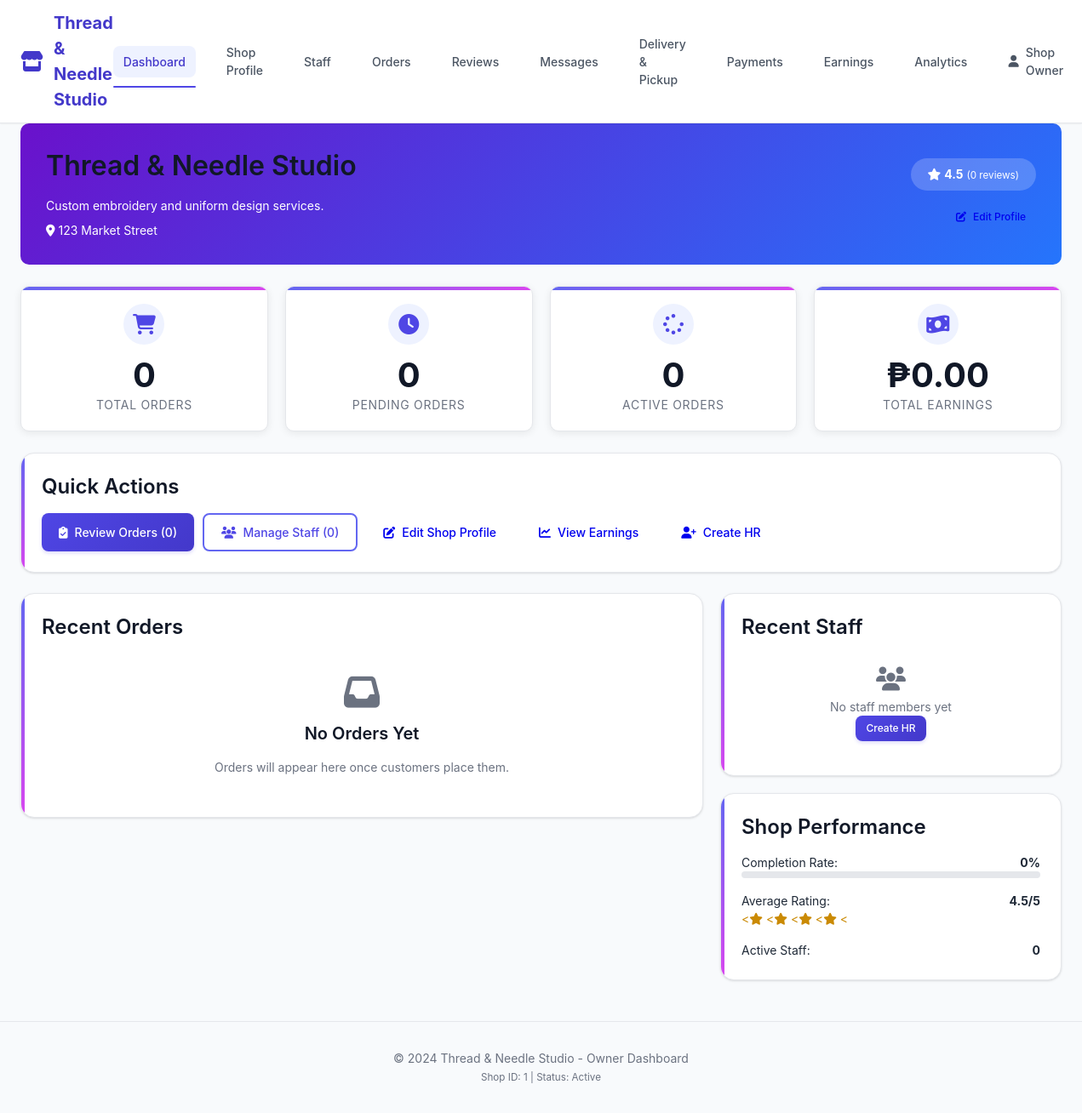
The page /owner/dashboard.php (signed in) on the database its author committed.
### tables this page shows
CREATE TABLE `shops` (
  `id` int(11) NOT NULL,
  `owner_id` int(11) NOT NULL,
  `shop_name` varchar(200) NOT NULL,
  `shop_description` text DEFAULT NULL,
  `address` text DEFAULT NULL,
  `phone` varchar(20) DEFAULT NULL,
  `email` varchar(100) DEFAULT NULL,
  `business_permit` varchar(100) DEFAULT NULL,
  `permit_file` varchar(255) DEFAULT NULL,
  `logo` varchar(255) DEFAULT NULL,
  `opening_time` time DEFAULT NULL,
  `closing_time` time DEFAULT NULL,
  `operating_days` longtext DEFAULT NULL CHECK (json_valid(`operating_days`)),
  `service_settings` longtext DEFAULT NULL CHECK (json_valid(`service_settings`)),
  `pricing_settings` longtext DEFAULT NULL CHECK (json_valid(`pricing_settings`)),
  `status` enum('pending','active','suspended','rejected') DEFAULT 'pending',
  `rejection_reason` text DEFAULT NULL,
  `rejected_at` timestamp NULL DEFAULT NULL,
  `rating` decimal(3,2) DEFAULT 0.00,
  `rating_count` int(11) DEFAULT 0,
  `total_orders` int(11) DEFAULT 0,
  `total_earnings` decimal(12,2) DEFAULT 0.00,
  `created_at` timestamp NOT NULL DEFAULT current_timestamp(),
  `updated_at` timestamp NOT NULL DEFAULT current_timestamp() ON UPDATE current_timestamp()
);

### owner/dashboard.php (the view, shortened to what this page needs)
<?php
require_once '../config/db.php';
$owner_id = $_SESSION['user']['id'];
$shop_stmt = $pdo->prepare("SELECT * FROM shops WHERE owner_id = ?");
$shop_stmt->execute([$owner_id]);
$shop = $shop_stmt->fetch();
$shop_id = $shop['id'];
$stats_stmt = $pdo->prepare("
    SELECT
        (SELECT COUNT(*) FROM orders WHERE shop_id = ?) as total_orders,
        (SELECT COUNT(*) FROM orders WHERE shop_id = ? AND status = 'pending') as pending_orders,
        (SELECT COUNT(*) FROM orders WHERE shop_id = ? AND status = 'in_progress') as active_orders,
        (SELECT COUNT(*) FROM orders WHERE shop_id = ? AND status = 'completed') as completed_orders,
        (SELECT SUM(price) FROM orders WHERE shop_id = ? AND status = 'completed') as total_earnings,
        (SELECT COUNT(*) FROM shop_staffs WHERE shop_id = ? AND status = 'active') as total_staff
");
$stats_stmt->execute([$shop_id, $shop_id, $shop_id, $shop_id, $shop_id, $shop_id]);
$stats = $stats_stmt->fetch();
$orders_stmt = $pdo->prepare("
    SELECT o.*, u.fullname as client_name
    FROM orders o
    JOIN users u ON o.client_id = u.id
    WHERE o.shop_id = ?
    ORDER BY o.created_at DESC
    LIMIT 5
");
$orders_stmt->execute([$shop_id]);
$recent_orders = $orders_stmt->fetchAll();
$staffs_stmt = $pdo->prepare("
    SELECT se.*, u.fullname, u.email
    FROM shop_staffs se
    JOIN users u ON se.user_id = u.id
    WHERE se.shop_id = ?
    ORDER BY se.created_at DESC
    LIMIT 3
");
$staffs_stmt->execute([$shop_id]);
$recent_staffs = $staffs_stmt->fetchAll();
?>
<!DOCTYPE html>
<html lang="en">
<head>
    <link rel="stylesheet" href="../assets/css/style.css">
    <link rel="stylesheet" href="https://cdnjs.cloudflare.com/ajax/libs/font-awesome/6.4.0/css/all.min.css">
</head>
<body>
    <nav class="navbar">
        <div class="container d-flex justify-between align-center">
            <a href="dashboard.php" class="navbar-brand">
                <i class="fas fa-store"></i> <?php echo htmlspecialchars($shop['shop_name']); ?>
            </a>
            <ul class="navbar-nav">
                <li><a href="dashboard.php" class="nav-link active">Dashboard</a></li>
                <li><a href="shop_profile.php" class="nav-link">Shop Profile</a></li>
                <li><a href="manage_staff.php" class="nav-link">Staff</a></li>
                <li><a href="shop_orders.php" class="nav-link">Orders</a></li>
                <li><a href="reviews.php" class="nav-link">Reviews</a></li>
                <li><a href="messages.php" class="nav-link">Messages</a></li>
                <li><a href="delivery_management.php" class="nav-link">Delivery & Pickup</a></li>
                <li><a href="payment_verifications.php" class="nav-link">Payments</a></li>
                <li><a href="earnings.php" class="nav-link">Earnings</a></li>
                <li><a href="analytics_reporting.php" class="nav-link">Analytics</a></li>
                <li class="dropdown">
                    <a href="#" class="nav-link dropdown-toggle">
                        <i class="fas fa-user"></i> <?php echo htmlspecialchars($_SESSION['user']['fullname']); ?>
                    </a>
                </li>
            </ul>
        </div>
    </nav>
    <div class="container">
        <div class="shop-header">
            <div class="d-flex justify-between align-center">
                <div>
                    <h2><?php echo htmlspecialchars($shop['shop_name']); ?></h2>
                    <p class="mb-0"><?php echo htmlspecialchars($shop['shop_description']); ?></p>
                    <div class="mt-2">
                        <i class="fas fa-map-marker-alt"></i> <?php echo htmlspecialchars($shop['address']); ?>
                    </div>
                </div>
                <div class="text-right">
                    <div class="shop-rating mb-3">
                        <i class="fas fa-star"></i>
                        <strong><?php echo number_format((float) $shop['rating'], 1); ?></strong>
                        <small>(<?php echo (int) ($shop['rating_count'] ?? 0); ?> reviews)</small>
                    </div>
                    <div>
                        <a href="shop_profile.php" class="btn btn-light btn-sm">
                            <i class="fas fa-edit"></i> Edit Profile
                        </a>
                    </div>
                </div>
            </div>
        </div>
        <div class="stats-grid">
            <div class="stat-card">
                <div class="stat-icon text-primary">
                    <i class="fas fa-shopping-cart"></i>
                </div>
                <div class="stat-number"><?php echo $stats['total_orders']; ?></div>
                <div class="stat-label">Total Orders</div>
            </div>
            <div class="stat-card">
                <div class="stat-icon text-warning">
                    <i class="fas fa-clock"></i>
                </div>
                <div class="stat-number"><?php echo $stats['pending_orders']; ?></div>
                <div class="stat-label">Pending Orders</div>
            </div>
            <div class="stat-card">
                <div class="stat-icon text-info">
                    <i class="fas fa-spinner"></i>
                </div>
                <div class="stat-number"><?php echo $stats['active_orders']; ?></div>
                <div class="stat-label">Active Orders</div>
            </div>
            <div class="stat-card">
                <div class="stat-icon text-success">
                    <i class="fas fa-money-bill-wave"></i>
                </div>
                <div class="stat-number">₱<?php echo number_format($stats['total_earnings'], 2); ?></div>
                <div class="stat-label">Total Earnings</div>
            </div>
        </div>
        <div class="card mb-4">
            <h3>Quick Actions</h3>
            <div class="d-flex flex-wrap" style="gap: 10px;">
                <a href="shop_orders.php?filter=pending" class="btn btn-primary">
                    <i class="fas fa-clipboard-check"></i> Review Orders (<?php echo $stats['pending_orders']; ?>)
                </a>
                <a href="manage_staff.php" class="btn btn-outline-primary">
                    <i class="fas fa-users"></i> Manage Staff (<?php echo $stats['total_staff']; ?>)
                </a>
                <a href="shop_profile.php" class="btn btn-outline-success">
                    <i class="fas fa-edit"></i> Edit Shop Profile
                </a>
                <a href="earnings.php" class="btn btn-outline-warning">
                    <i class="fas fa-chart-line"></i> View Earnings
                </a>
                <a href="create_hr.php" class="btn btn-outline-info">
                    <i class="fas fa-user-plus"></i> Create HR
                </a>
            </div>
        </div>
        <div class="row" style="display: flex; gap: 20px;">
            <div style="flex: 2;">
                <div class="card">
                    <h3>Recent Orders</h3>
                    <?php if(!empty($recent_orders)): ?>
                        <table class="table">
                            <thead>
                                <tr>
                                    <th>Order #</th>
                                    <th>Client</th>
                                    <th>Service</th>
                                    <th>Amount</th>
                                    <th>Status</th>
                                    <th>Date</th>
                                    <th>Action</th>
                                </tr>
                            </thead>
                            <tbody>
                                <?php foreach($recent_orders as $order): ?>
                                <tr>
                                    <td>#<?php echo htmlspecialchars($order['order_number']); ?></td>
                                    <td><?php echo htmlspecialchars($order['client_name']); ?></td>
                                    <td><?php echo htmlspecialchars($order['service_type']); ?></td>
                                    <td>₱<?php echo number_format($order['price'], 2); ?></td>
                                    <td>
                                        <span class="order-status <?php echo htmlspecialchars($order['status']); ?>"></span>
                                        <?php echo ucfirst(str_replace('_', ' ', $order['status'])); ?>
                                    </td>
                                    <td><?php echo date('M d', strtotime($order['created_at'])); ?></td>
                                    <td>
                                        <?php if($order['status'] == 'pending'): ?>
                                            <div class="d-flex" style="gap: 5px;">
                                                <a href="view_order.php?id=<?php echo $order['id']; ?>"
                                                   class="btn btn-sm btn-outline-primary">View</a>
                                                <a href="reject_order.php?id=<?php echo $order['id']; ?>"
                                                   class="btn btn-sm btn-danger">Reject</a>
                                            </div>
                                        <?php else: ?>
                                            <a href="view_order.php?id=<?php echo $order['id']; ?>"
                                               class="btn btn-sm btn-outline-primary">View</a>
                                        <?php endif; ?>
                                    </td>
                                </tr>
                                <?php endforeach; ?>
                            </tbody>
                        </table>
                    <?php else: ?>
                        <div class="text-center p-4">
                            <i class="fas fa-inbox fa-3x text-muted mb-3"></i>
                            <h4>No Orders Yet</h4>
                            <p class="text-muted">Orders will appear here once customers place them.</p>
                        </div>
                    <?php endif; ?>
                </div>
            </div>
            <div style="flex: 1; display: flex; flex-direction: column; gap: 20px;">
                <div class="card">
                    <h3>Recent Staff</h3>
                    <?php if(!empty($recent_staffs)): ?>
                        <?php foreach($recent_staffs as $staff): ?>
                            <div class="d-flex justify-between align-center mb-3" style="border-bottom: 1px solid #eee; padding-bottom: 10px;">
                                <div>
                                    <strong><?php echo htmlspecialchars($staff['fullname']); ?></strong>
                                    <br>
                                    <small class="text-muted"><?php echo htmlspecialchars($staff['email']); ?></small>
                                </div>
                                <div>
                                    <a href="manage_staff.php" class="btn btn-sm btn-outline-primary">View</a>
                                </div>
                            </div>
                        <?php endforeach; ?>
                    <?php else: ?>
                        <div class="text-center p-3">
                            <i class="fas fa-users fa-2x text-muted mb-2"></i>
                            <p class="text-muted">No staff members yet</p>
                            <a href="create_hr.php" class="btn btn-sm btn-primary">Create HR</a>
                        </div>
                    <?php endif; ?>
                </div>
                <div class="card">
                    <h3>Shop Performance</h3>
                    <div class="mb-3">
                        <div class="d-flex justify-between">
                            <span>Completion Rate:</span>
                            <strong>
                                <?php
                                $completion_rate = $stats['total_orders'] > 0
                                    ? ($stats['completed_orders'] / $stats['total_orders'] * 100)
                                    : 0;
                                echo round($completion_rate, 1);
                                ?>%
                            </strong>
                        </div>
                        <div class="progress" style="height: 8px;">
                        </div>
                    </div>
                    <div class="mb-3">
                        <div class="d-flex justify-between">
                            <span>Average Rating:</span>
                            <strong><?php echo number_format((float) $shop['rating'], 1); ?>/5</strong>
                        </div>
                        <div class="text-warning">
                            <?php for($i = 1; $i <= 5; $i++): ?>
                                <<i class="fas fa-star<?php echo $i <= (float) $shop['rating'] ? '' : '-o'; ?>"></i>
                            <?php endfor; ?>
                        </div>
                    </div>
                    <div>
                        <div class="d-flex justify-between">
                            <span>Active Staff:</span>
                            <strong><?php echo $stats['total_staff']; ?></strong>
                        </div>
                    </div>
                </div>
            </div>
        </div>
    </div>
    <footer class="footer">
        <div class="container">
            <p>&copy; 2024 <?php echo htmlspecialchars($shop['shop_name']); ?> - Owner Dashboard</p>
            <small class="text-muted">Shop ID: <?php echo $shop['id']; ?> | Status: <?php echo ucfirst($shop['status']); ?></small>
        </div>
    </footer>
</body>
</html>

### owner/dashboard.php (style rules this page uses)
.shop-header { background: linear-gradient(135deg, #6a11cb 0%, #2575fc 100%); color: white; padding: 30px; border-radius: 10px; margin-bottom: 25px; }
.shop-rating { background: rgba(255,255,255,0.2); padding: 8px 20px; border-radius: 25px; display: inline-block; }
.stats-grid { display: grid; grid-template-columns: repeat(auto-fit, minmax(220px, 1fr)); gap: 20px; margin: 25px 0; }
.stat-card { background: white; padding: 20px; border-radius: 10px; box-shadow: 0 2px 10px rgba(0,0,0,0.08); text-align: center; transition: transform 0.3s; }

### rows shown on the page
shops: shop_name "Thread & Needle Studio", shop_description "Custom embroidery and uniform design services.", address "123 Market Street", rating "4.5", rating_count "0", id "1", status "Active"

### other values the page prints
$_SESSION['user']['fullname'] "Shop Owner"
$stats['total_orders'] "0"
$stats['pending_orders'] "0"
$stats['active_orders'] "0"
$stats['total_earnings'] "0.00"
$stats['total_staff'] "0"
$completion_rate "0"
